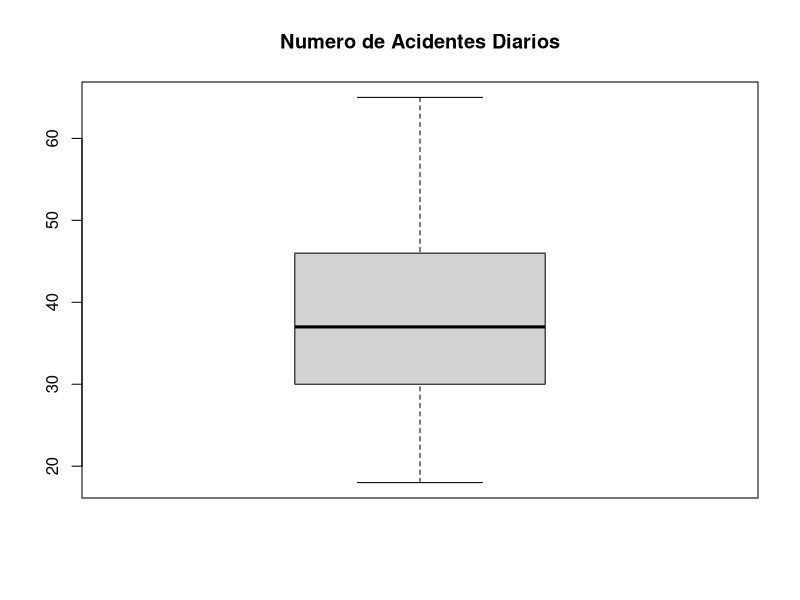

Recreate this plot in R.


# Interpretando um BoxPlot

# Def dir
setwd("C:/Users/paloma/Desktop/DSA/BigDataRAzure/09-AnaliseEstatistica")
getwd()


# Boxplot

# Box-plot, ou diagrama de caixa, e possível obter informações sobre vários aspectos dos dados simultaneamente como, 
# outliers, dispersão, tendências centrais, erros padrao e simetria. 


# Utilizado para avaliar a distribuição empírica dos dados, e  formado pelo primeiro e terceiro quartis, 
# juntamente com a mediana.

dados = c(18, 20, 20, 21, 22, 24, 25, 25, 26, 27, 29, 29, 
          30, 30, 31, 31, 32, 33, 34, 35, 36, 36, 37, 37, 
          37, 37, 38, 38, 38, 40, 41, 43, 44, 44, 45, 45, 
          45, 46, 47, 48, 49, 50, 51, 53, 54, 54, 56, 58, 62, 65)

mean(dados)
sd(dados)
median(dados)
range(dados)
quantile(dados)

boxplot(dados, main = "Numero de Acidentes Diarios")





# FIM 


